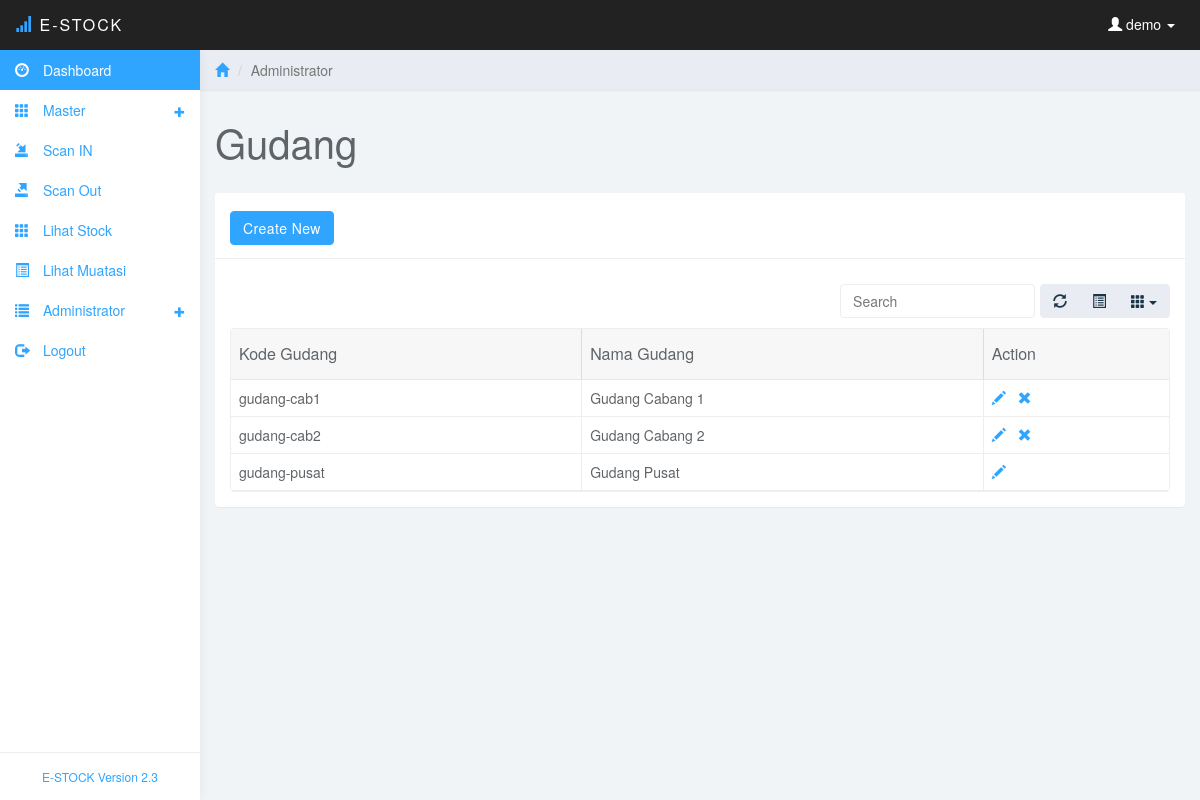
The page /gudang.php (signed in) on the database its author committed.
### tables this page shows
CREATE TABLE IF NOT EXISTS `gudang` (
  `id_gudang` int(11) NOT NULL AUTO_INCREMENT,
  `kode_gudang` varchar(20) NOT NULL,
  `nama_gudang` varchar(30) NOT NULL,
  PRIMARY KEY (`id_gudang`)
);

### gudang.php (the view, shortened to what this page needs)
<?php
include ("koneksi/koneksi.php");
$pengguna=$_SESSION['username'];
?>
<!DOCTYPE html>
<html>
<head>
<link href="css/bootstrap.min.css" rel="stylesheet">
<link href="css/datepicker3.css" rel="stylesheet">
<link href="css/bootstrap-table.css" rel="stylesheet">
<link href="css/styles.css" rel="stylesheet">
</head>
<body>
	<nav class="navbar navbar-inverse navbar-fixed-top" role="navigation">
		<div class="container-fluid">
			<div class="navbar-header">
				<a class="navbar-brand" href="#"><span class="glyphicon glyphicon-signal"></span> E-Stock<span></span></a>
				<ul class="user-menu">
					<li class="dropdown pull-right">
						<a href="#" class="dropdown-toggle" data-toggle="dropdown"><span class="glyphicon glyphicon-user"></span>
						<?php
						echo " $pengguna";
						?>
						<span class="caret"></span></a>
					</li>
				</ul>
			</div>
		</div>
	</nav>
	<?php
	include("menu.php");
	?>
	<div class="col-sm-9 col-sm-offset-3 col-lg-10 col-lg-offset-2 main">
		<div class="row">
			<ol class="breadcrumb">
				<li><a href="#"><span class="glyphicon glyphicon-home"></span></a></li>
				<li class="active">Administrator</li>
			</ol>
		</div>
		<div class="row">
			<div class="col-lg-12">
				<h1 class="page-header">Gudang</h1>
			</div>
		</div>
		<div class="row">
			<div class="col-lg-12">
				<div class="panel panel-default">
					<div class="panel-heading"><a href="add-gudang.php" class="btn btn-primary btn-md">Create New</a></div>
					<div class="panel-body">
						<table data-toggle="table" data-url="tables/data1.json"  data-show-refresh="true" data-show-toggle="true" data-show-columns="true" data-search="true" data-select-item-name="toolbar1" data-pagination="false" data-sort-name="name" data-sort-order="asc">
						    <thead>
						    <tr>
						        <th data-field="kode"  data-sortable="true">Kode Gudang</th>
								<th data-field="nama"  data-sortable="true">Nama Gudang</th>
								<th data-field="action" data-sortable="true">Action</th>
						    </tr>
							</thead>
							<tbody>
							<?php
							$sqlgudang="select * from gudang order by kode_gudang asc";
							$querygudang=mysqli_query($con,$sqlgudang);
							while ($datagudang=mysqli_fetch_array($querygudang))
							{
							echo '
							<tr>
								<td data-field="kode"  data-sortable="true">'.$datagudang['kode_gudang'].'</td>
								<td data-field="nama"  data-sortable="true">'.$datagudang['nama_gudang'].'</td>';
								if($datagudang['kode_gudang']=='gudang-pusat')
								{
									echo'<td data-field="action" data-sortable="true"><a href="edit-gudang.php?id='.$datagudang['id_gudang'].'"><span class="glyphicon glyphicon-pencil" title="Edit"></a></td>';
								}
								else
								{
									echo'<td data-field="action" data-sortable="true"><a href="edit-gudang.php?id='.$datagudang['id_gudang'].'"><span class="glyphicon glyphicon-pencil" title="Edit"></a> &nbsp;&nbsp;<a href="save-gudang.php?id='.$datagudang['id_gudang'].'&mode=delete"><span class="glyphicon glyphicon-remove" title="Delete"></span></a></td>';
								}
								echo'
						    </tr>';
							}
							?>
						    </tbody>
						</table>
					</div>
				</div>
			</div>
		</div>
	</div>
</body>
</html>

### css/styles.css (style rules this page uses)
body { background: #f1f4f7; padding-top: 50px; color: #5f6468; }
a, a:hover, a:focus { color: #30a5ff; }
h1, h2, h3, h4, h5, h6 { color: #5f6468; }
h1 { font-weight: 300; font-size: 40px; }
.navbar-header .navbar-brand { color: #fff; font-size: 16px; text-transform: uppercase; font-weight: 500; letter-spacing: 2px; }
.navbar-header .navbar-brand span { color: #30a5ff; }
.btn-primary, .btn-primary:hover, .btn-primary:focus, .btn-primary:active, .btn-primary.active, .open > .dropdown-toggle.btn-primary, .btn-primary.disabled, .btn-primary[disabled], fieldset[disabled] .btn-primary, .btn-primary.disabled:hover, .btn-primary[disabled]:hover, fieldset[disabled] .btn-primary:hover, .btn-primary.disabled:focus, .btn-primary[disabled]:focus, fieldset[disabled] .btn-primary:focus, .btn-primary.disabled:active, .btn-primary[disabled]:active, fieldset[disabled] .btn-primary:active, .btn-primary.disabled.active, .btn-primary[disabled].active, fieldset[disabled] .btn-primary.active { background-color: #30a5ff; border-color: #30a5ff; }
.panel { border: 0; }
.panel-heading { font-size: 18px; font-weight: 300; letter-spacing: 0.025em; height: 66px; line-height: 45px; }
.panel-default .panel-heading { background: #fff; border-bottom: 1px solid #eee; color: #5f6468; }
.navbar { border: 0; }
.user-menu { display: inline-block; margin-top: 14px; margin-right: 10px; float: right; list-style: none; padding: 0; }
.user-menu a { color: #fff; }
@media (min-width: 768px) { .navbar-header { width: 100%; } }
.breadcrumb { border-radius: 0; padding: 10px 15px; background: #e9ecf2; box-shadow: 0 1px 1px rgba(0, 0, 0, .05); margin: 0 ; }
h1.page-header { margin-top: 30px; border-bottom: 0; }
.table { background: #fff; }

### rows shown on the page
gudang: kode_gudang "gudang-cab1", nama_gudang "Gudang Cabang 1"
gudang: kode_gudang "gudang-cab2", nama_gudang "Gudang Cabang 2"
gudang: kode_gudang "gudang-pusat", nama_gudang "Gudang Pusat"

### other values the page prints
$pengguna "demo"
